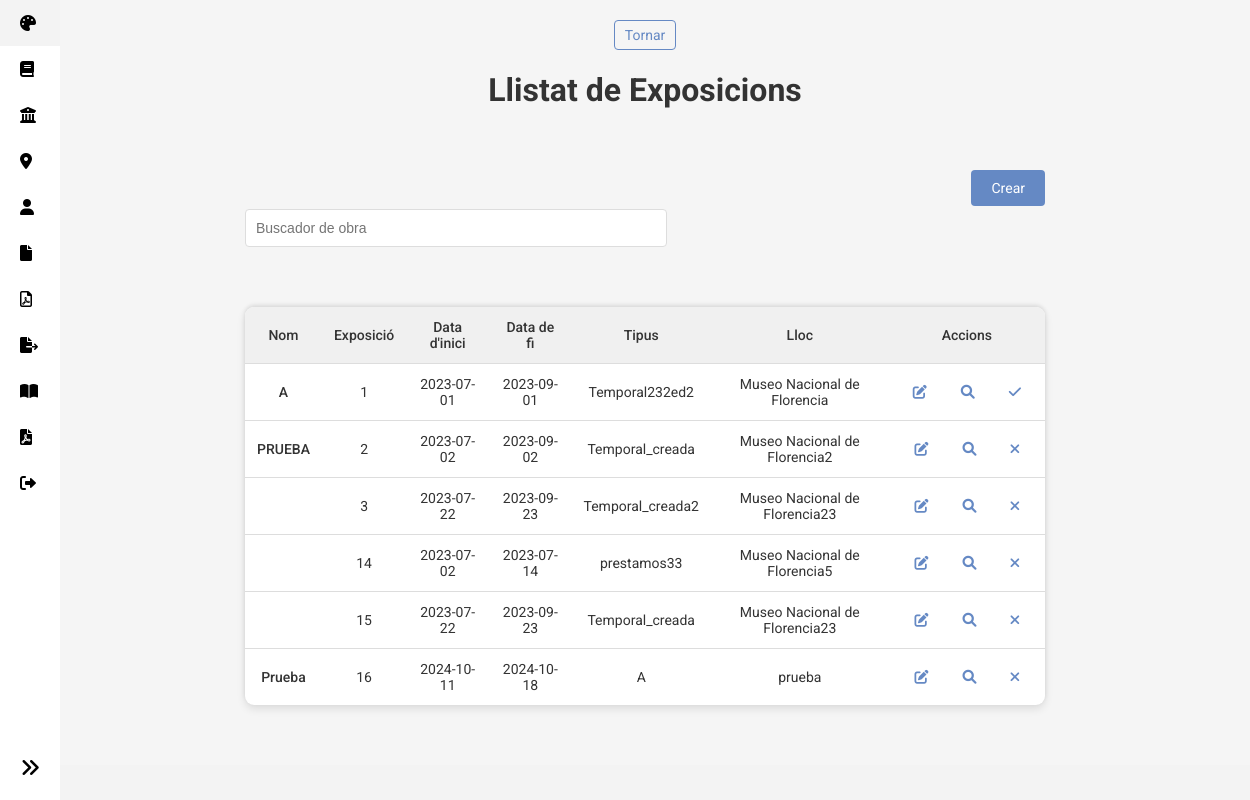
Page /index.php?controller=Exposiciones&action=listado_exposiciones on the committed database.
### tables this page shows
CREATE TABLE `exposiciones` (
  `id_exposicion` int(11) NOT NULL,
  `fecha_inicio_expo` date DEFAULT NULL,
  `fecha_fin_expo` date DEFAULT NULL,
  `tipo_exposicion` varchar(255) DEFAULT NULL,
  `sitio_exposicion` varchar(255) DEFAULT NULL,
  `activo` tinyint(1) DEFAULT 1,
  `exposicion` varchar(255) DEFAULT NULL
);

### controllers/ExposicionesController.php (called while the page is built, shortened)
<?php
class ExposicionesController {
    private $modelo;
    public function __construct() {
        $this->modelo = new Exposiciones();
    }
    public function listado_exposiciones() {
        $exposiciones = $this->modelo->getExposiciones();
        require_once 'views/exposiciones/listado_exposiciones.php';
    }
}
?>

### autoload.php (called while the page is built, shortened)
<?php
function autocargar($nombreClase) {
    $baseDirectories = ['controllers', 'models', 'core'];
    $normalizedClassName = str_replace("\\", DIRECTORY_SEPARATOR, $nombreClase);
    foreach ($baseDirectories as $directory) {
        $file = "$directory/$normalizedClassName.php";
        if (file_exists($file)) {
            return;
        }
    }
    throw new Exception("Autoload fallat: La classe $nombreClase no s'ha trobat.");
}
?>

### models/exposiciones.php (called while the page is built, shortened)
<?php
class Exposiciones {
    private $db;
    public function __construct() {
        $database = new Database();
        $this->db = $database->conectar();
    }
    public function getExposiciones() {
        $query = "SELECT * FROM exposiciones";
        try {
            $stmt = $this->db->query($query);
            return $stmt->fetchAll(PDO::FETCH_ASSOC);
        } catch (PDOException $e) {
            echo "Error al obtener exposiciones: " . $e->getMessage();
            return [];
        }
    }
}
?>

### models/database.php (called while the page is built)
<?php
class Database {
    private $db;
    public function conectar() {
        if ($this->db === null) {
            $config = $this->configBBDD();
            try {
                $this->db = new PDO(
                    "mysql:host={$config['host']};dbname={$config['dbname']}",
                    $config['username'],
                    $config['password']
                );
                $this->db->setAttribute(PDO::ATTR_ERRMODE, PDO::ERRMODE_EXCEPTION);
            } catch (PDOException $e) {
                error_log("Connexió a la base dades fallida " . $e->getMessage());
                throw new Exception("Error en la connexió de la base de dades");
            }
        }
        return $this->db;
    }
    private function configBBDD() {
        return [
            'host' => 'localhost',
            'dbname' => 'apellesfenosa',
            'username' => 'root',
            'password' => '',
        ];
    }
}
?>

### views/exposiciones/listado_exposiciones.php (the view, shortened to what this page needs)
<!DOCTYPE html>
<html lang="es">
<head>
    <link rel="stylesheet" href="https://cdnjs.cloudflare.com/ajax/libs/font-awesome/6.0.0-beta3/css/all.min.css">
    <link rel="stylesheet" href="styles/exposiciones/listado_exposiciones.css">
</head>
<body>
<a href="index.php?controller=Obras&action=verObras" class="edit-button">Tornar</a>
<h1>Llistat de Exposicions</h1>
<div class="search-bar-container">
    <form class="search-bar">
        <input type="text" id="q" placeholder="Buscador de obra" onkeyup="search()">
    </form>
    <div class="crear-usuario">
        <a href="index.php?controller=Exposiciones&action=crea_expo" class="btn btn-success">Crear</a>
    </div>
</div>
<div class="usuaris_box">
    <table class="table">
        <thead>
            <tr>
                <th>Nom</th>
                <th>Exposició</th>
                <th>Data d'inici</th>
                <th>Data de fi</th>
                <th>Tipus</th>
                <th>Lloc</th>
                <th class="acciones-header">Accions</th>
            </tr>
        </thead>
        <tbody>
            <?php foreach ($exposiciones as $expo): ?>
                <tr>
                    <td><?php echo $expo['exposicion']; ?></td>
                    <td><?php echo $expo['id_exposicion']; ?></td>
                    <td><?php echo $expo['fecha_inicio_expo']; ?></td>
                    <td><?php echo $expo['fecha_fin_expo']; ?></td>
                    <td><?php echo $expo['tipo_exposicion']; ?></td>
                    <td><?php echo $expo['sitio_exposicion']; ?></td>
                    <td class="acciones">
                        <div class="action-icons">
                            <a href="index.php?controller=Exposiciones&action=editar_expo&id=<?= $expo['id_exposicion']; ?>" class="i-button" title="Editar exposició">
                                <i class="fas fa-edit"></i>
                            </a>
                            <a href="index.php?controller=Exposiciones&action=ver_obras&id=<?= $expo['id_exposicion']; ?>" class="i-button" title="Llistar obres">
                                <i class="fas fa-magnifying-glass"></i>
                            </a>
                            <a href="index.php?controller=Exposiciones&action=toggleActivo&id_exposicion=<?= $expo['id_exposicion']; ?>" class="i-button" title="Toggle Activo">
                                <?php if ($expo['activo'] == 1): ?>
                                    <i class="fas fa-times"></i>
                                <?php else: ?>
                                    <i class="fas fa-check"></i>
                                <?php endif; ?>
                            </a>
                        </div>
                    </td>
                </tr>
            <?php endforeach; ?>
        </tbody>
    </table>
</div>
</body>
</html>

### styles/header/sidebar_header.css (style rules this page uses)
html, body { margin: 0; padding: 0; overflow-x: hidden; width: 100%; background-color: #F3F3F3; }
table { width: 100%; table-layout: auto; border-collapse: collapse; }
.filters, .search-bar, form { margin-top: 80px; }

### styles/exposiciones/listado_exposiciones.css (style rules this page uses)
body { font-family: "Roboto", sans-serif; background-color: #f5f5f5; display: flex; flex-direction: column; align-items: center; margin: 0; padding: 20px; }
h1 { color: #333; margin-bottom: 20px; }
.search-bar-container { display: flex; justify-content: space-between; align-items: center; margin-bottom: 20px; width: 100%; max-width: 800px; }
.search-bar { display: flex; align-items: center; gap: 10px; width: 100%; }
.search-bar input { padding: 10px; font-size: 14px; border: 1px solid #ddd; border-radius: 4px; width: 100%; max-width: 400px; }
.crear-usuario { display: flex; align-items: center; margin-bottom: 0; }
.crear-usuario .btn { padding: 10px 20px; font-size: 14px; color: #fff; background: #6589C4; border: none; border-radius: 4px; cursor: pointer; text-decoration: none; display: inline-flex; align-items: center; transition: all 0.2s ease-in-out; }
.usuaris_box { width: 90%; max-width: 800px; margin: 20px auto; }
table { width: 100%; border-collapse: collapse; background: #fff; border-radius: 9px; overflow: hidden; box-shadow: 0 4px 8px rgba(0, 0, 0, 0.1), 0 -2px 4px rgba(0, 0, 0, 0.1); border: none; }
table thead th { background: #f0f0f0; text-align: center; padding: 12px; font-weight: 500; font-size: 14px; color: #333; border-bottom: 1px solid #ddd; }
table tbody tr { border-bottom: 1px solid #ddd; }
table tbody tr:last-child { border-bottom: none; }
table tbody tr td { text-align: center; padding: 12px; font-size: 14px; color: #555; }
table tbody tr td:first-child { font-weight: 500; color: #333; }
.table { width: 100%; max-width: 1200px; margin: 20px auto; border-collapse: collapse; background: #fff; border-radius: 9px; overflow: hidden; box-shadow: 0 4px 8px rgba(0, 0, 0, 0.1), 0 -2px 4px rgba(0, 0, 0, 0.1); border: none; }
.table th, .table td { padding: 12px; font-size: 14px; text-align: center; color: #333; border-bottom: 1px solid #ddd; }
.table th { background: #f0f0f0; font-weight: 500; }
.table tbody tr:last-child td { border-bottom: none; }
.table .acciones a { padding: 8px 12px; font-size: 14px; }
.edit-button { text-decoration: none; color: #6589C4; font-size: 14px; display: inline-flex; align-items: center; gap: 6px; padding: 6px 10px; border: 1px solid #6589C4; border-radius: 4px; transition: all 0.2s ease-in-out; }
.i-button { text-decoration: none; color: #6589C4; font-size: 15px; display: inline-flex; align-items: center; gap: 6px; padding: 6px 10px; transition: all 0.2s ease-in-out; }
.action-icons { display: flex; justify-content: center; gap: 10px; align-items: center; }

### rows in the picture
exposiciones: exposicion "A", id_exposicion "1", fecha_inicio_expo "2023-07-01", fecha_fin_expo "2023-09-01", tipo_exposicion "Temporal232ed2", sitio_exposicion "Museo Nacional de Florencia", activo 0 (drawn)
exposiciones: exposicion "PRUEBA", id_exposicion "2", fecha_inicio_expo "2023-07-02", fecha_fin_expo "2023-09-02", tipo_exposicion "Temporal_creada", sitio_exposicion "Museo Nacional de Florencia2", activo 1 (drawn)
exposiciones: id_exposicion "3", fecha_inicio_expo "2023-07-22", fecha_fin_expo "2023-09-23", tipo_exposicion "Temporal_creada2", sitio_exposicion "Museo Nacional de Florencia23", activo 1 (drawn)
exposiciones: id_exposicion "14", fecha_inicio_expo "2023-07-02", fecha_fin_expo "2023-07-14", tipo_exposicion "prestamos33", sitio_exposicion "Museo Nacional de Florencia5", activo 1 (drawn)
exposiciones: id_exposicion "15", fecha_inicio_expo "2023-07-22", fecha_fin_expo "2023-09-23", tipo_exposicion "Temporal_creada", sitio_exposicion "Museo Nacional de Florencia23", activo 1 (drawn)
exposiciones: exposicion "Prueba", id_exposicion "16", fecha_inicio_expo "2024-10-11", fecha_fin_expo "2024-10-18", tipo_exposicion "A", sitio_exposicion "prueba", activo 1 (drawn)
